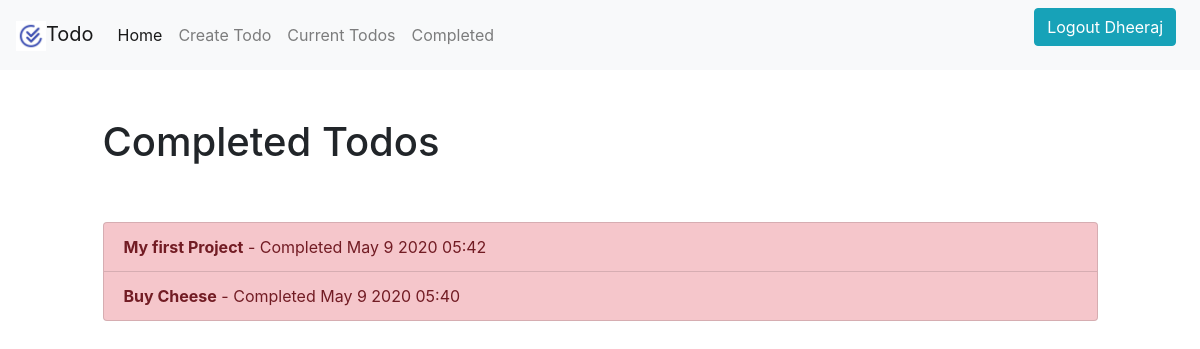
The app's page /completed/ (signed in), older data.
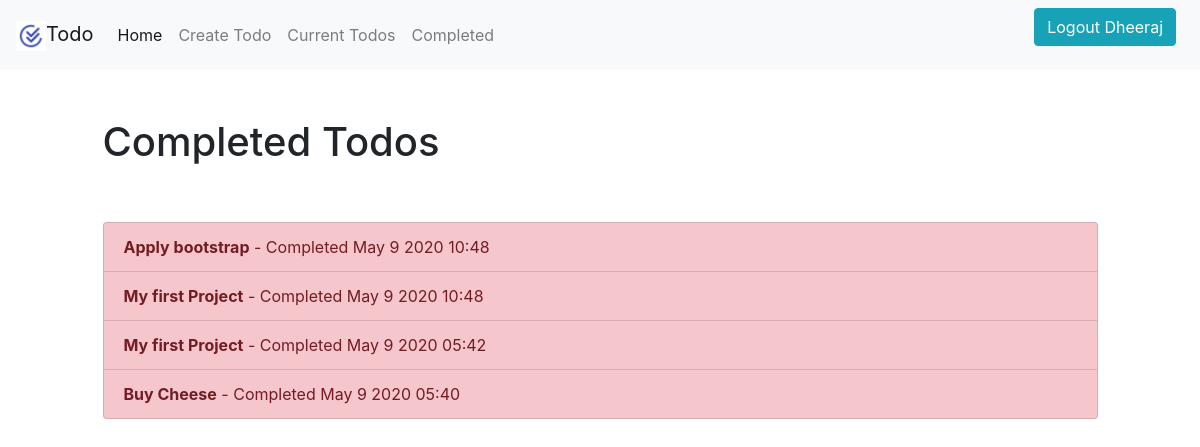
The same page, newer data.
### todo/models.py (models this page shows, shortened)
class Todo(models.Model):
    title = models.CharField(max_length=100)
    memo = models.TextField(blank=True)
    created = models.DateTimeField(auto_now_add=True)
    datecompleted = models.DateTimeField(null=True, blank=True)
    important = models.BooleanField(default=False)
    user = models.ForeignKey(User ,on_delete=models.CASCADE)

### todo/views.py (the view)
# urls.py: path('completed/', views.completedtodo , name="completedtodo"),
@login_required
def completedtodo(request):
    todos = Todo.objects.filter(user = request.user , datecompleted__isnull = False).order_by('-datecompleted')
    return render(request,'todo/completedtodo.html' , {'todos' : todos})

### todo/templates/todo/completedtodo.html
{% extends "todo/base.html" %}
{% block content %}
    <div class="row justify-content-center mt-5">
        <div class="col-md-10">
            <h1>Completed Todos</h1>
        </div>
    </div>
    <div class="row justify-content-center mt-5">
        <div class="col-md-10">
            <div class="list-group">
                {% for todo in todos %}
                    <a href="{% url 'tododesc' todo.id %}" class="list-group-item list-group-item-action{% if todo.important %} list-group-item-danger{% endif %}"><b>{{ todo.title }}</b> - Completed {{ todo.datecompleted|date:'M j Y H:i' }}</a>
                {% endfor %}
            </div>
        </div>
    </div>
{% endblock %}

### todo/templates/todo/base.html (shortened to what this page needs)
<link rel="stylesheet" href="https://stackpath.bootstrapcdn.com/bootstrap/4.4.1/css/bootstrap.min.css">
<nav class="navbar navbar-expand-lg navbar-light bg-light">
    <a class="navbar-brand" href="{% url 'home' %}">
        {% load static %}
        <img src="{% static 'todo/logo.jpg' %}" width="30px" height="30px">Todo
    </a>
    <div class="collapse navbar-collapse" id="navbarNav">
      <ul class="navbar-nav">
        <li class="nav-item active">
          <a class="nav-link" href="{% url 'home' %}">Home <span class="sr-only">(current)</span></a>
        </li>
        {% if user.is_authenticated %}
        <li class="nav-item">
            <a class="nav-link" href="{% url 'createtodos' %}">Create Todo</a>
          </li>
        <li class="nav-item">
          <a class="nav-link" href="{% url 'currenttodos' %}">Current Todos</a>
        </li>
        <li class="nav-item">
          <a class="nav-link" href="{% url 'completedtodo' %}">Completed</a>
        </li>
      </ul>
        <ul class="navbar-nav ml-auto">
            <li>
                <form method="POST" action="{% url 'userlogout' %}" class="form-inline mr-sm-2">
                    <button type="submit" class="btn btn-info">Logout {{ user.username }}</button>
                </form>
            </li>
            {% endif %}
        </ul>
    </div>
  </nav>
  {% block content %}
  {% endblock %}

Row changes from the older to the newer data that the page shows:
added Todo: title "Apply bootstrap", datecompleted "May 9 2020 10:48"
added Todo: title "My first Project", datecompleted "May 9 2020 10:48"
